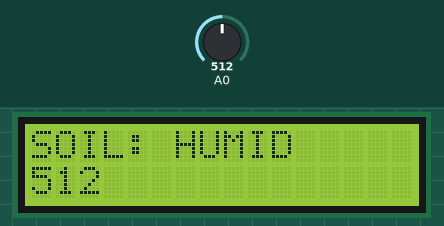
This sketch was run on a simulated Arduino Uno, built with avr-gcc and run on an emulated ATmega328P. Parts: 16×2 character LCD. The test bench sets the inputs (shaded band); at power-on: A0 = 512. What the sketch prints to the serial monitor is not drawn.

Above: at 1.2 s.
1.3 s: A0 set to 590
At 3.2 s:
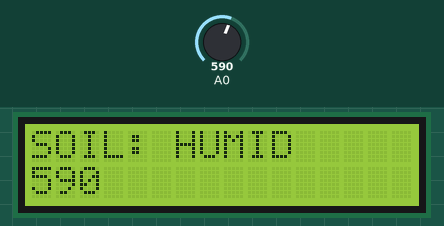
3.5 s: A0 set to 617
At 5.2 s:
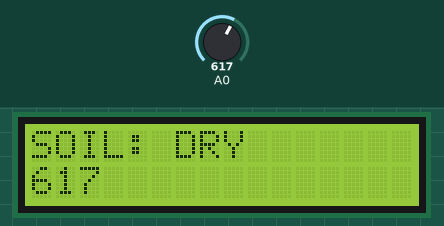
5.5 s: A0 set to 360
At 7.2 s:
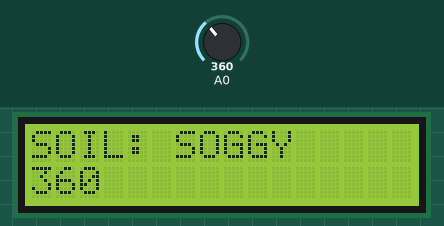
7.5 s: A0 set to 380
At 9.0 s:
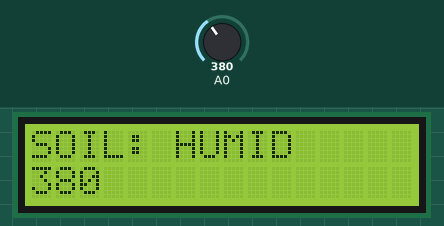
9.6 s: A0 set to 1010
At 10.9 s:
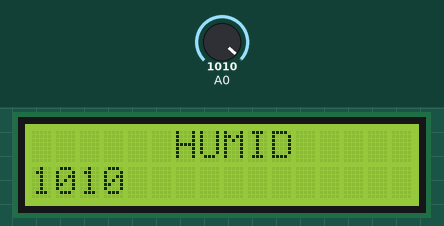
Timing chart, 0 to 12.6 s (numbered marks = the images above; inputs shaded):
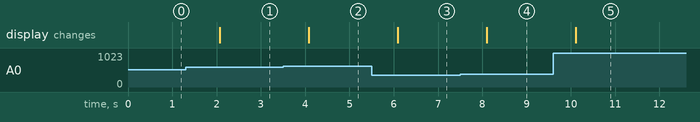

Measured:
- the behaviour switches between 599 and 600 on A0 (found by bisection; images 1 and 2)
- the behaviour switches between 369 and 370 on A0 (found by bisection; images 3 and 4)
- after the input at 1.3 s, the display: changes after 0.78 s (image 1)
- after the input at 3.5 s, the display: changes after 0.59 s (image 2)
- after the input at 5.5 s, the display: changes after 0.59 s (image 3)
- after the input at 7.5 s, the display: changes after 0.60 s (image 4)
- after the input at 9.6 s, the display: changes after 0.51 s (image 5)

The sketch:

Moisture_Content.ino
```cpp
#include <LiquidCrystal.h>
LiquidCrystal LCD(10,9,5,4,3,2);

void setup()
{
  Serial.begin(9600);
  pinMode(A0, INPUT);
  LCD.begin(16,2);

 }
 void loop()
 {
  int SensorValue= analogRead(A0);
  Serial.print(SensorValue);
  Serial.print("-");
  if(SensorValue >= 1000)
  {
    Serial.println("NOT IN SOIL");
    LCD.setCursor(0,0);
    LCD.print("      ");
  }
  if(SensorValue < 1000 && SensorValue >= 600)
  {
    Serial.println("SOIL: DRY");
    LCD.setCursor(0,0);
    LCD.print("SOIL: DRY");
    LCD.print("       ");
  }
  if(SensorValue < 600 && SensorValue >= 370)
  {
    Serial.println("SOIL: HUMID");
    LCD.setCursor(0,0);
    LCD.print("SOIL: HUMID");
    LCD.print("       ");
  }
  if(SensorValue < 370)
  {
    Serial.println("SOIL: SOGGY");
    LCD.setCursor(0,0);
    LCD.print("SOIL: SOGGY");
    LCD.print("       ");
  }
    LCD.setCursor(0,1);
    LCD.print("       ");
    LCD.setCursor(0,1);
    LCD.print(SensorValue);
    delay(1000);
 }
```
